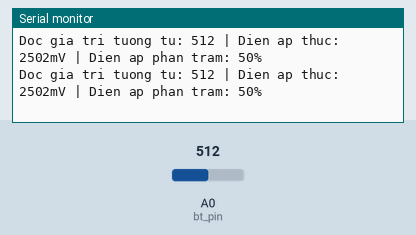
Recording of a sketch running on a simulated Arduino Uno, built with avr-gcc and run on an emulated ATmega328P. Parts: the last lines printed to the serial monitor. Inputs (shaded band) come from the test bench; at power-on: A0 (bt_pin) = 512.

Above: at 1.2 s.
1.3 s: A0 (bt_pin) set to 985
At 1.64 s:
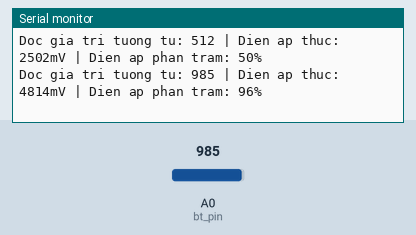
2.8 s: A0 (bt_pin) set to 1018
At 2.9 s:
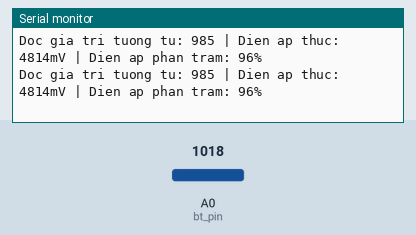
4.3 s: A0 (bt_pin) set to 4
At 4.38 s:
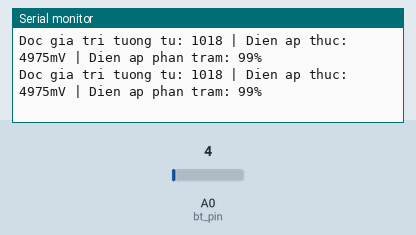
5.8 s: A0 (bt_pin) set to 1
At 5.82 s:
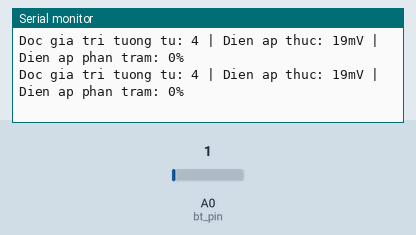
11.8 s: A0 (bt_pin) set to 95
At 11.95 s:
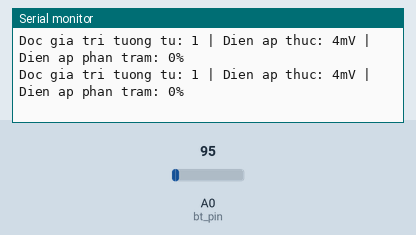
13.3 s: A0 (bt_pin) set to 107
At 13.41 s:
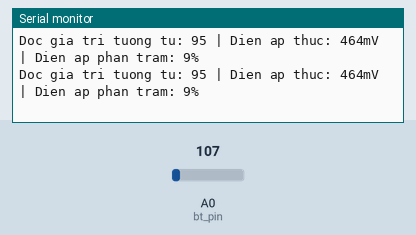
Timing chart, 0 to 15.8 s (numbered marks = the images above; inputs shaded):
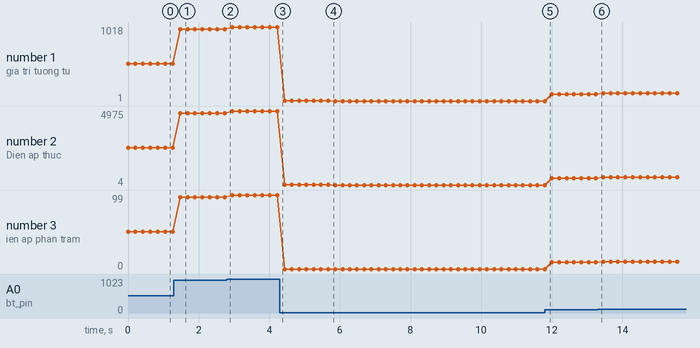

The sketch:

bai7_1.ino
```cpp
/*
Bài 7.1:
Đọc giá trị biến trở mắc trên Arduino Uno và hiển thị kết quả trên máy tính
*/

int bt_pin = A0;

void setup() {
  Serial.begin(9600);
}

void loop() {
  int bt_giatri_tho = analogRead(bt_pin);

  int bt_giatri_mV = map(bt_giatri_tho, 0, 1023, 0, 5000);
  int bt_giatri_phantram = map(bt_giatri_tho, 0, 1023, 0, 100);

  Serial.print("Doc gia tri tuong tu: ");
  Serial.print(bt_giatri_tho);

  Serial.print(" | Dien ap thuc: ");
  Serial.print(bt_giatri_mV);
  Serial.print("mV");

  Serial.print(" | Dien ap phan tram: ");
  Serial.print(bt_giatri_phantram);
  Serial.println("%");

  delay(200);
}
```

Measured:
- after the input at 1.3 s, the serial monitor: prints a new line after 0.18 s (image 1)
- plotted number 1: 512 → 985 after the input at 1.3 s, 985 → 1018 after the input at 2.8 s, 1018 → 4 after the input at 4.3 s, 4 → 1 after the input at 5.8 s, 1 → 95 after the input at 11.8 s
- plotted number 2: 2502 → 4814 after the input at 1.3 s, 4814 → 4975 after the input at 2.8 s, 4975 → 19 after the input at 4.3 s, 4 → 464 after the input at 11.8 s, 464 → 522 after the input at 13.3 s
- plotted number 3: 50 → 96 after the input at 1.3 s, 96 → 99 after the input at 2.8 s, 99 → 0 after the input at 4.3 s, 0 → 9 after the input at 11.8 s, 9 → 10 after the input at 13.3 s
